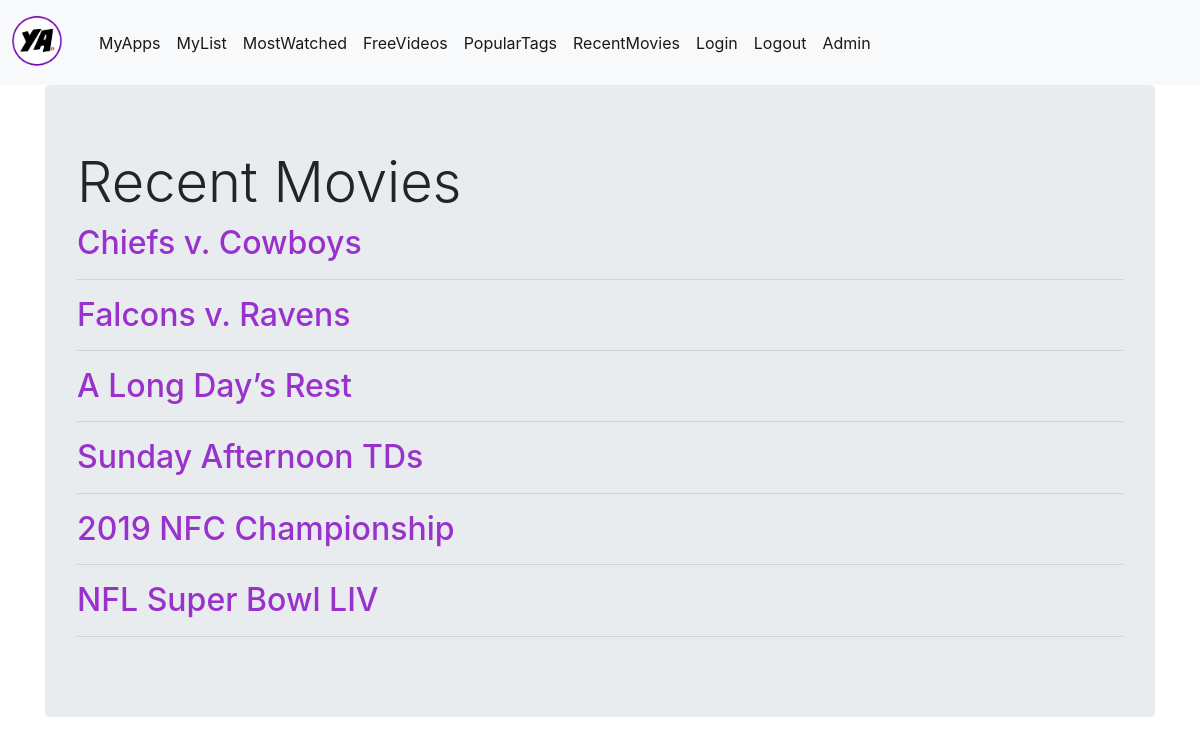
The page /recentmovies on the database its author committed.
### tables this page shows
CREATE TABLE `video` (`VideoID`, `Title`, `Description`, `ReleaseDate`, `Duration`, `isFree`, `HostingApp`, `Season`);

### yatv.py (the view)
@app.route('/recentmovies')
def recentmovies():
	conn = get_db_connection()
	videos = conn.execute("SELECT video.Title AS title, video.VideoID as id"
		+ " FROM video"
		+ " WHERE video.Season = ''"
		+ " AND CAST(video.ReleaseDate as int) > '2019'"
		+ " AND video.Duration > '00:59:59';").fetchall()
	conn.close()
	return render_template('recentmovies.html', videos=videos)

### yatv.py (called while the page is built)
def get_db_connection():
    conn = sqlite3.connect('data.sqlite')
    conn.row_factory = sqlite3.Row
    return conn

@app.context_processor
def inject_user():
	if current_user.is_authenticated:
		return dict(user=current_user.id)
	return dict(user="")

### templates/recentmovies.html
{% extends 'base.html' %}
{% block content %}
    <div class="jumbotron">
      <h5 class="display-4">Recent Movies</h5>
      {% for video in videos %}
        <a style="color:#9932CC;" href="{{ url_for('videopage', videoID=video['id']) }}">
            <h2>{{ video['title'] }}</h2>
        </a>
        <hr>
    {% endfor %}
    </div>
{% endblock %}

### rows shown on the page
video: title "Chiefs v. Cowboys"
video: title "Falcons v. Ravens"
video: title "A Long Day’s Rest"
video: title "Sunday Afternoon TDs"
video: title "2019 NFC Championship"
video: title "NFL Super Bowl LIV"
